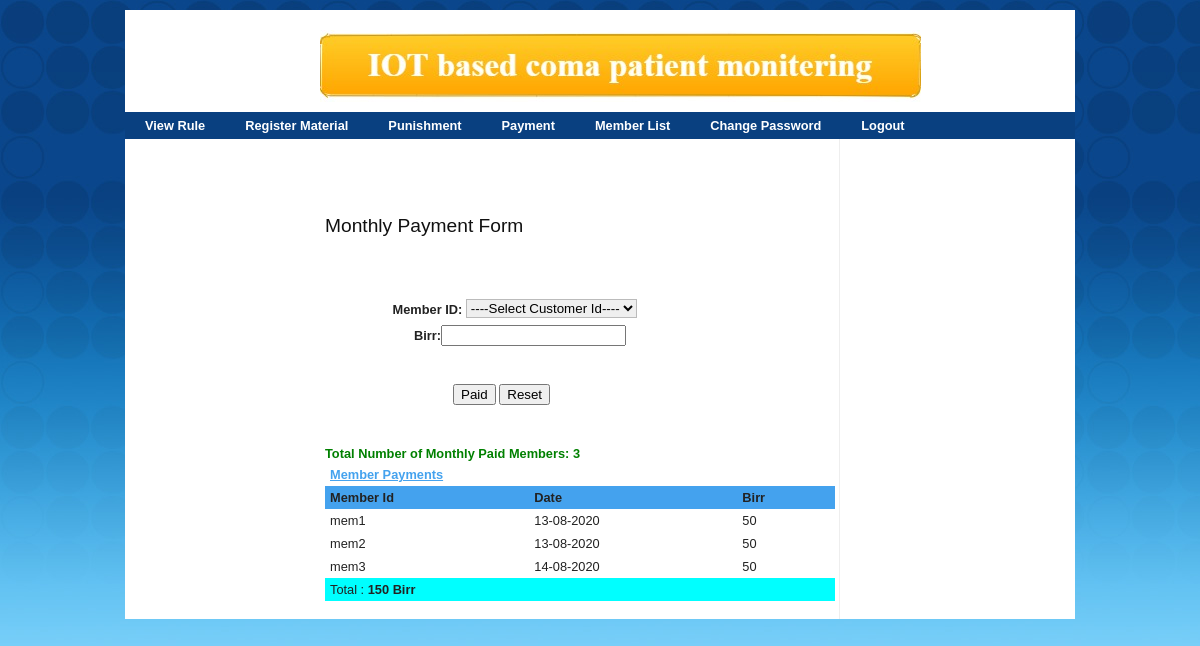
The app's page /audit.php (signed in) with its own data.
### tables this page shows
CREATE TABLE IF NOT EXISTS `payment` (
  `id` int(10) NOT NULL AUTO_INCREMENT,
  `member_id` varchar(200) NOT NULL,
  `date` varchar(200) NOT NULL,
  `status` varchar(200) NOT NULL,
  PRIMARY KEY (`id`)
);

### audit.php (the view, shortened to what this page needs)
<html >
<head>
<link rel="stylesheet" href="css/screen.css" type="text/css" media="screen, projection">
<link rel="stylesheet" href="css/menu.css" type="text/css">
<link rel="stylesheet" href="css/print.css" type="text/css" media="print">
</head>
<body>
<div class="container">
	<div id="header" class="span-24">
		<center><img src="images/logo.jpg" /></center>
    </div>
 <?php include('accountant/menu.php');?>
<div id="content" class="span-13 border">
<br /><br />
<br /><br />
<h3>Monthly Payment Form</h3>
<form action="" method="POST" name="stud" onsubmit="return errorins();" target="_self">
								<p>
<br /><br />
<b>&nbsp;&nbsp;&nbsp;&nbsp;&nbsp;&nbsp;&nbsp;&nbsp;&nbsp;&nbsp;&nbsp;&nbsp;&nbsp;&nbsp;&nbsp;&nbsp;&nbsp;&nbsp; Member ID: </b>
<?php
echo "<select name=id required=required>";
?>
<option value="" >----Select Customer Id----</option>
<?php
echo "</select>";
?><br />
 <b>&nbsp;&nbsp;&nbsp;&nbsp;&nbsp;&nbsp;&nbsp;&nbsp;&nbsp;&nbsp;&nbsp;&nbsp;&nbsp;&nbsp;&nbsp;&nbsp;&nbsp;&nbsp;&nbsp;&nbsp;&nbsp;&nbsp;&nbsp;&nbsp; Birr:</b><input  name="pay"  type="number" min="1"   required="required"/><br /><br />
					</p>
									<input type="submit" value="Paid" name="reg" class="btn"/>
									<input  type="reset" value="Reset" class="btn"/><br /><br />
                            </form>
                            		<?php
								$data = mysql_query("SELECT * FROM payment ") or die(mysql_error());
echo "<b style='color: green'>Total Number of Monthly Paid Members: ".mysql_num_rows($data);
								 Print "<table border=1 cellpadding=3>";
 Print "<tr>";
 print "<th colspan='7'><span  style='color: #44a2ee;' /><u> Member Payments   </u></span></th>";
print "</tr>";
 print "<tr style='background-color: #44a2ee'>";
 Print "<th>Member Id</th>";
 Print "<th>Date</th>";
Print "<th>Birr </th>";
 Print "</tr>";
 $data = mysql_query("SELECT * FROM payment ") or die(mysql_error());
$sum=0;
 while($info = mysql_fetch_array( $data ))
 {
 $sum=$sum+$info['status'];
Print "<tr>";
 print "<td>".$info['member_id'];
 print "<td>".$info['date'];
 print "<td>".$info['status'];
  Print "</tr>";
 }
Print "<tr bgcolor=aqua>";
 print "<td colspan='3' > Total : <b>".$sum;
 print "  Birr </b></tr></table>";
 ?>
</div>
</body>
</html>

### css/screen.css (style rules this page uses)
html, body, div, span, object, iframe, h1, h2, h3, h4, h5, h6, p, blockquote, pre, a, abbr, acronym, address, code, del, dfn, em, img, q, dl, dt, dd, ol, ul, li, fieldset, form, label, legend, table, caption, tbody, tfoot, thead, tr, th, td { margin:0;padding:0;border:0;font-weight:inherit;font-style:inherit;font-size:100%;font-family:inherit;vertical-align:baseline; }
body { line-height:1.5; }
table { border-collapse:separate;border-spacing:0; }
caption, th, td { text-align:left;font-weight:normal; }
table, td, th { vertical-align:middle; }
body { font-size:80%;color:#222;background:#fff;font-family: Verdana, Helvetica, sans-serif; }
h1, h2, h3, h4, h5, h6 { font-weight:normal;color:#111; }
h3 { font-size:1.5em;line-height:1;margin-bottom:1em; }
p { margin:0 0 1.5em; }
table { margin-bottom:1.4em;width:100%; }
th { font-weight:bold; }
th, td, caption { padding:4px 10px 4px 5px; }
.container { width:950px;margin:0 auto;background-color:#FFFFFF; }
.column, div.span-1, div.span-2, div.span-3, div.span-4, div.span-5, div.span-6, div.span-7, div.span-8, div.span-9, div.span-10, div.span-11, div.span-12, div.span-13, div.span-14, div.span-15, div.span-16, div.span-17, div.span-18, div.span-19, div.span-20, div.span-21, div.span-22, div.span-23, div.span-24 { float:left;margin-right:10px; }
.span-13 { width:510px; }
.span-24, div.span-24 { width:950px;margin:0; }
div.border { padding-right:4px;margin-right:5px;border-right:1px solid #eee; }
.clearfix:after, .container:after { content:"\0020";display:block;height:0;clear:both;visibility:hidden;overflow:hidden; }
.clearfix, .container { display:block; }
input.text, input.title, textarea, select { margin:0.5em 0;border:1px solid #bbb; }

### css/menu.css (style rules this page uses)
#header { padding:20px 0 10px 20px; }

### css/print.css (style rules this page uses)
body { line-height:1.5;font-family:"Helvetica Neue", Arial, Helvetica, sans-serif;color:#000;background:none;font-size:10pt; }
.container { background:none; }
h1, h2, h3, h4, h5, h6 { font-family:"Helvetica Neue", Arial, "Lucida Grande", sans-serif; }
img { float:left;margin:1.5em 1.5em 1.5em 0; }

### audit.php (style rules this page uses)
body { margin-top:10px; background:#ffffff url(images/bg-body.jpg) repeat-x; }

### records on screen
payment: member "mem1", date "13-08-2020", status "50"
payment: member "mem2", date "13-08-2020", status "50"
payment: member "mem3", date "14-08-2020", status "50"

### other values on screen
mysql_num_rows($data) "3"
$sum "150"
